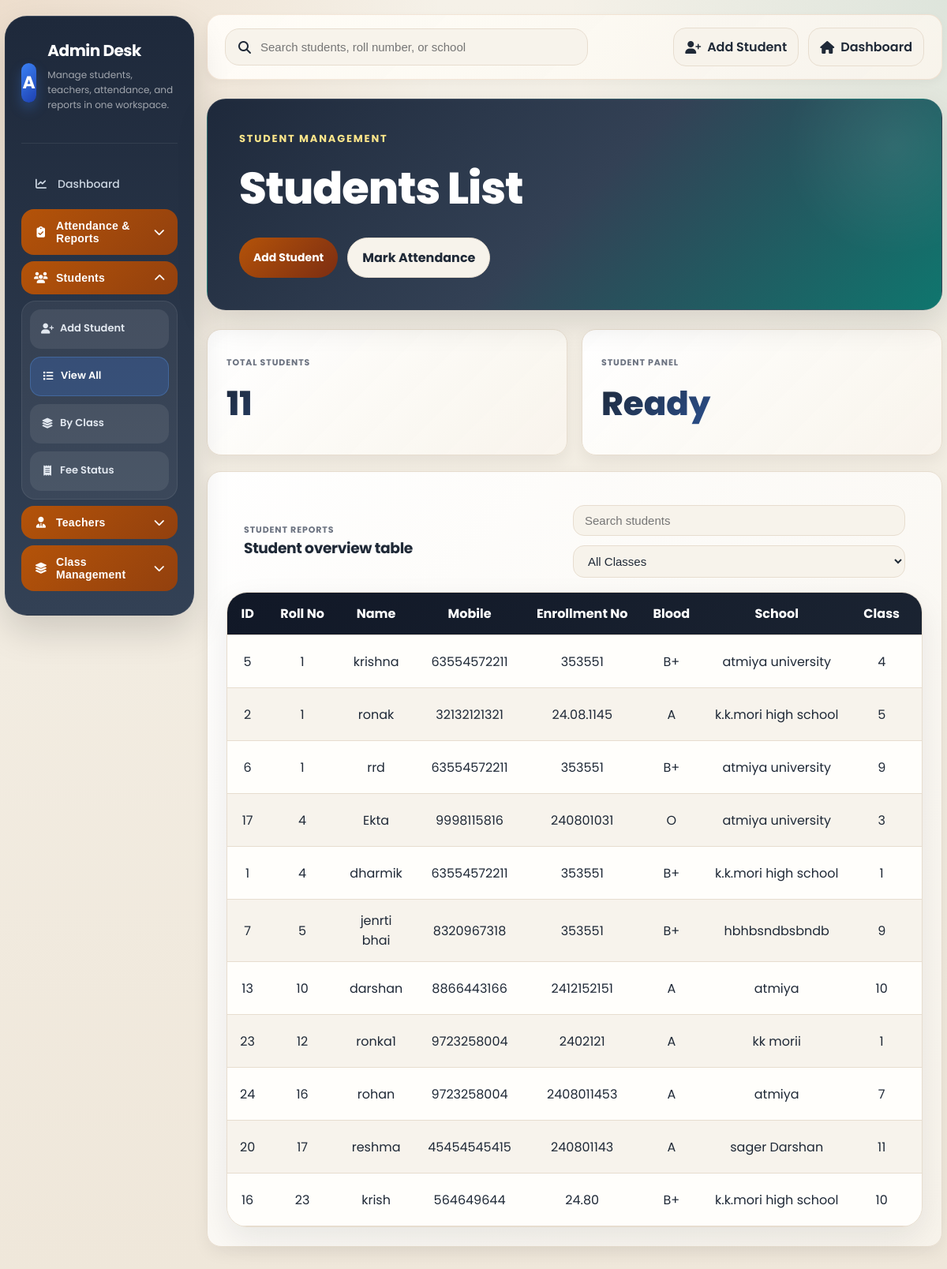
The page /list (signed in) on the database as committed earlier.
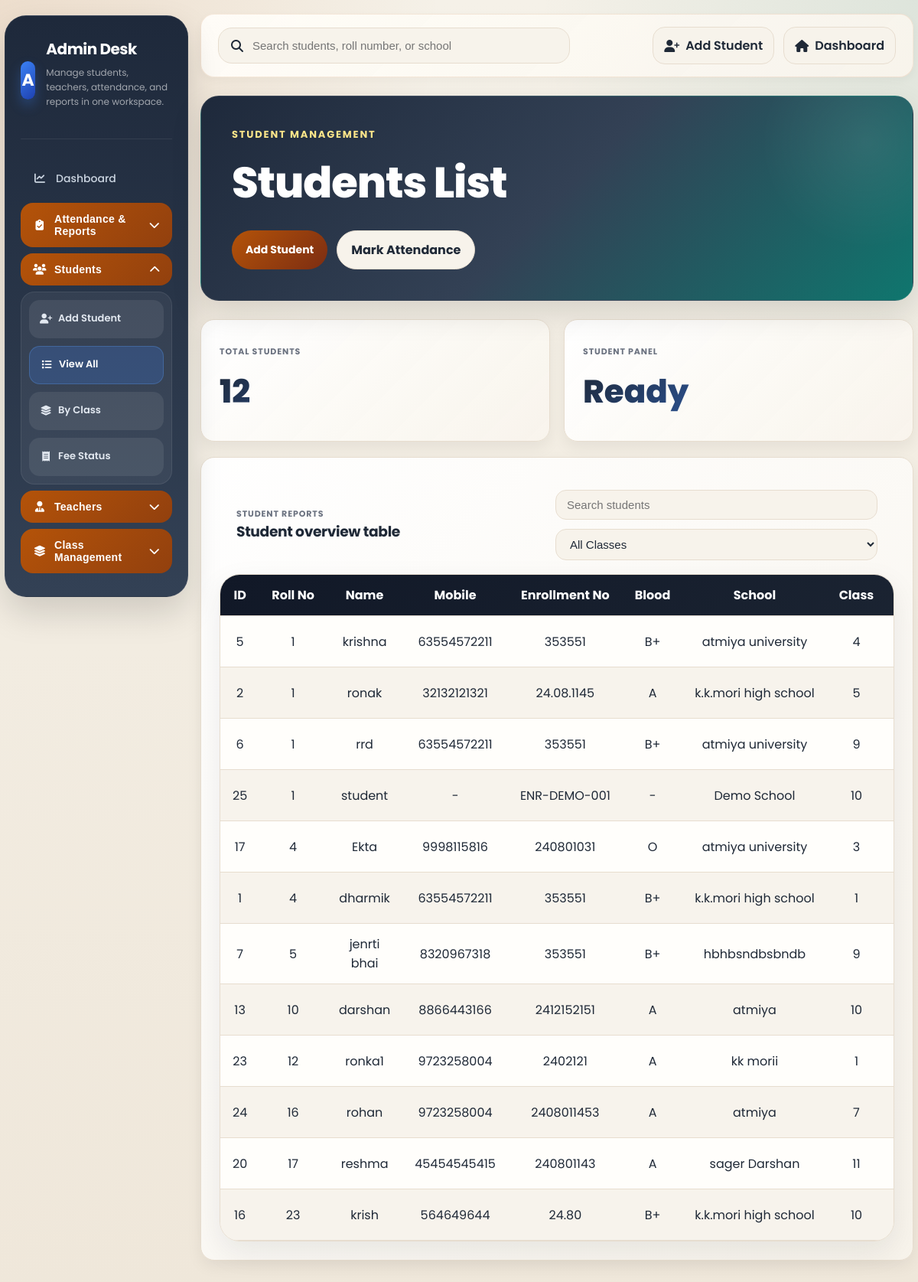
The same page on the database as committed later.
### tables this page shows
CREATE TABLE users(
        id INTEGER PRIMARY KEY AUTOINCREMENT,
        rollno INTEGER,
        username TEXT UNIQUE,
        password TEXT,
        gender TEXT,
        mobile TEXT,
        address TEXT,
        photo TEXT,
        enroll TEXT,
        blood TEXT,
        school TEXT,
        birthdate TEXT
    , role TEXT DEFAULT 'student', class TEXT);

### app.py (the view)
@app.route("/list")
def list_users():
    if "user" not in session:
        return redirect("/")
    if session.get("role") != "admin":
        return redirect("/admin_login")
    with db() as con:
        users=con.execute("""
            SELECT * FROM users
            WHERE role='student'
            ORDER BY rollno, username
        """).fetchall()
    return render_template("admin/list.html",users=users)

### app.py (called while the page is built)
def db():
    con = sqlite3.connect(app.config["DATABASE_PATH"])
    con.row_factory = sqlite3.Row
    return con

### templates/admin/list.html (shortened to what the changed rows need)
<!DOCTYPE html>
<html lang="en">
<head>
    <link rel="stylesheet" href="https://cdnjs.cloudflare.com/ajax/libs/font-awesome/6.5.2/css/all.min.css">
    <link rel="stylesheet" href="{{ url_for('static', filename='style.css') }}">
</head>
<body>
    <div class="app-layout">
        {% include "admin/_sidebar.html" %}
        <main class="app-main">
            <section class="dashboard-hero">
                <h1 style="margin:0;">Students List</h1>
            </section>
            <section class="dashboard-stat-grid">
                <article class="dashboard-stat-card">
                    <div class="label">Total Students</div>
                    <div class="value">{{ users|length }}</div>
                </article>
            </section>
            <section class="dashboard-mini-card" style="margin-top:20px;">
                <div class="table-shell table-shell--scroll" style="margin-top:18px;">
                    <table>
                        <thead>
                            <tr>
                                <th>ID</th>
                                <th>Roll No</th>
                                <th>Name</th>
                                <th>Mobile</th>
                                <th>Enrollment No</th>
                                <th>Blood</th>
                                <th>School</th>
                                <th>Class</th>
                                <th>Attendance</th>
                            </tr>
                        </thead>
                        <tbody id="student-table-body">
                            {% for u in users %}
                            <tr data-student-row data-class="{{ u.class or '' }}" data-search-text="{{ ((u.username or '') ~ ' ' ~ (u.rollno or '') ~ ' ' ~ (u.school or '') ~ ' ' ~ (u.enroll or '') ~ ' ' ~ (u.class or ''))|lower }}">
                                <td>{{ u.id }}</td>
                                <td>{{ u.rollno }}</td>
                                <td>{{ u.username }}</td>
                                <td>{{ u.mobile or '-' }}</td>
                                <td>{{ u.enroll or '-' }}</td>
                                <td>{{ u.blood or '-' }}</td>
                                <td>{{ u.school or '-' }}</td>
                                <td>{{ u.class or '-' }}</td>
                                <td><a href="/attendance" class="btn-edit">Mark</a></td>
                            </tr>
                            {% else %}
                            <tr>
                                <td colspan="12" class="empty-copy">No students added yet.</td>
                            </tr>
                            {% endfor %}
                        </tbody>
                    </table>
                </div>
            </section>
        </main>
    </div>
</body>
</html>

Rows that differ between the two databases and show on the page:
added users: id "25", rollno "1", username "student", mobile "-", enroll "ENR-DEMO-001", blood "-", school "Demo School", class "10"
Other text that changed with them:
{{ users|length }}: "11" → "12"
